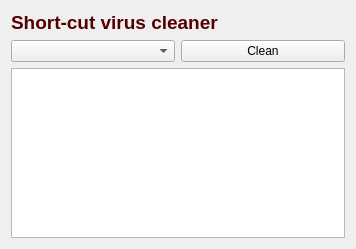
<?xml version="1.0" encoding="UTF-8"?>
<ui version="4.0">
 <class>ShortCutVirusRemover</class>
 <widget class="QDialog" name="ShortCutVirusRemover">
  <property name="windowModality">
   <enum>Qt::WindowModal</enum>
  </property>
  <property name="geometry">
   <rect>
    <x>0</x>
    <y>0</y>
    <width>356</width>
    <height>249</height>
   </rect>
  </property>
  <property name="windowTitle">
   <string>Dialog</string>
  </property>
  <layout class="QVBoxLayout" name="verticalLayout_2">
   <item>
    <layout class="QVBoxLayout" name="verticalLayout">
     <item>
      <widget class="QLabel" name="label">
       <property name="text">
        <string>&lt;html&gt;&lt;head/&gt;&lt;body&gt;&lt;p&gt;&lt;span style=&quot; font-size:14pt; font-weight:600; color:#550000;&quot;&gt;Short-cut virus cleaner&lt;/span&gt;&lt;/p&gt;&lt;/body&gt;&lt;/html&gt;</string>
       </property>
      </widget>
     </item>
     <item>
      <layout class="QHBoxLayout" name="horizontalLayout">
       <item>
        <widget class="QComboBox" name="shortcutDialog_driveComboBox"/>
       </item>
       <item>
        <widget class="QPushButton" name="shortcutDialog_cleanButton">
         <property name="focusPolicy">
          <enum>Qt::NoFocus</enum>
         </property>
         <property name="text">
          <string>Clean</string>
         </property>
         <property name="icon">
          <iconset resource="img.qrc">
           <normaloff>:/buttons/clean_brush.png</normaloff>:/buttons/clean_brush.png</iconset>
         </property>
        </widget>
       </item>
      </layout>
     </item>
     <item>
      <widget class="QListWidget" name="shortcutDialog_ResultList"/>
     </item>
    </layout>
   </item>
  </layout>
 </widget>
 <resources>
  <include location="img.qrc"/>
 </resources>
 <connections/>
</ui>
